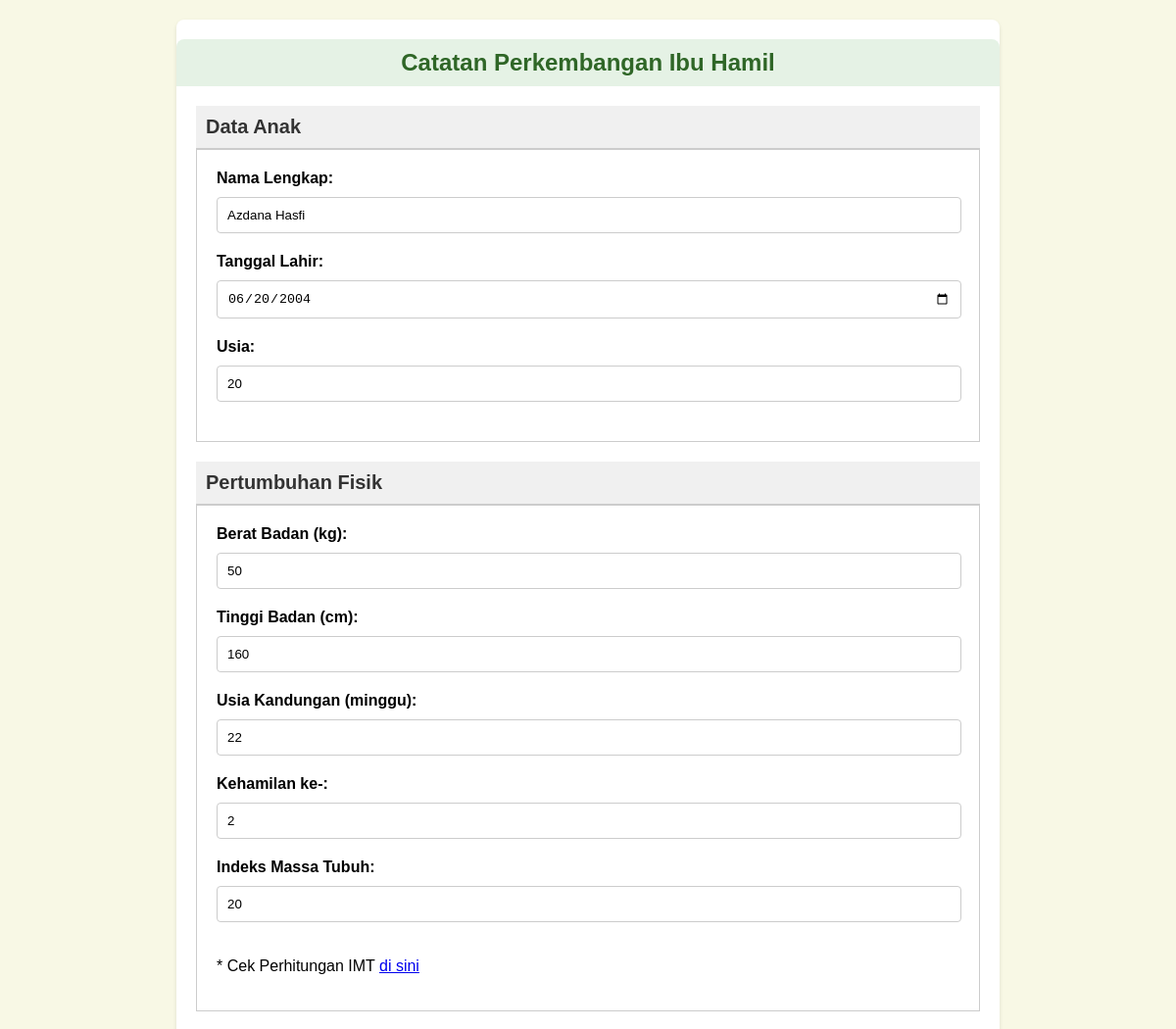
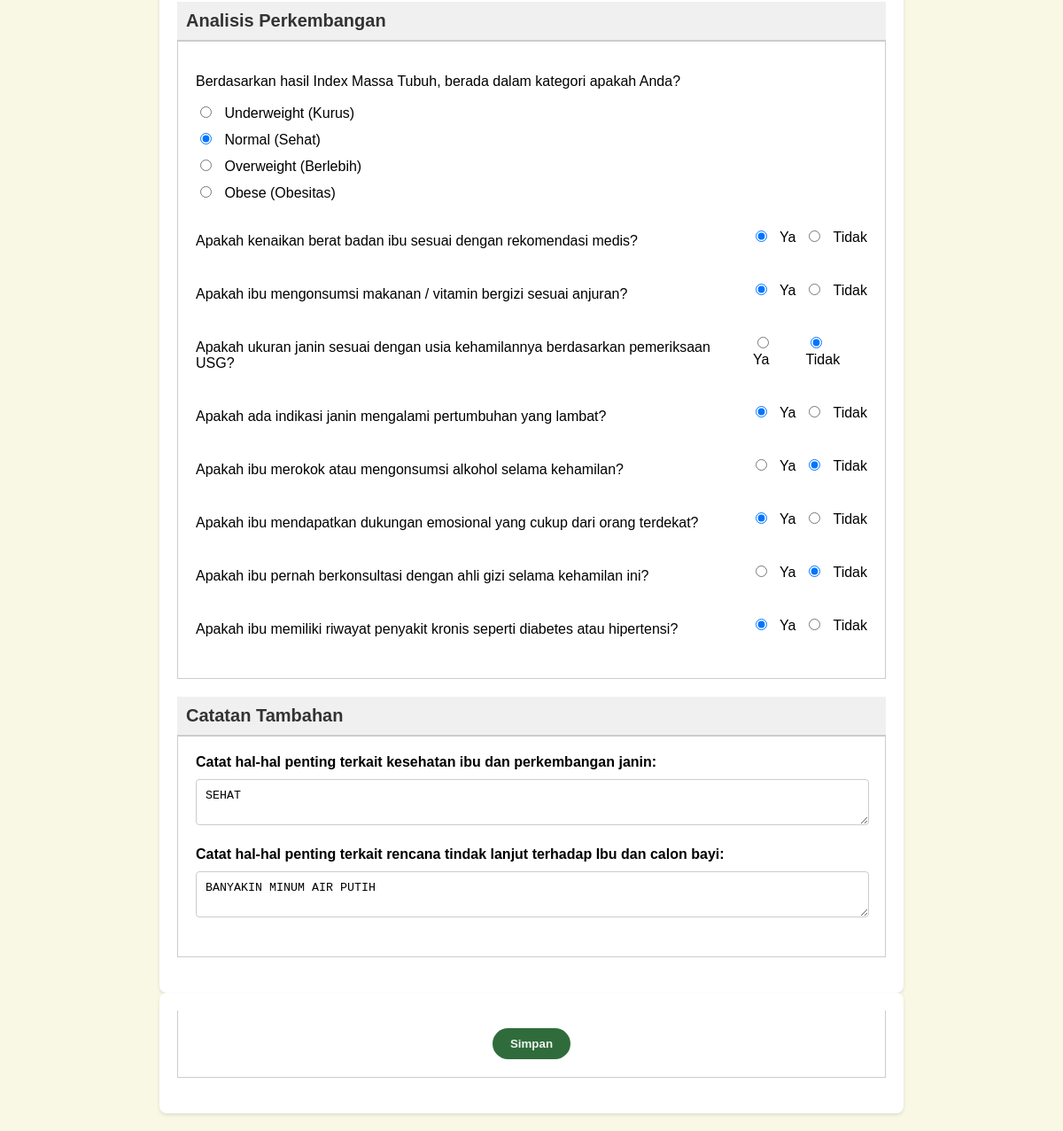
/editformbumil.php?id=2, run on the app's committed database (2 pictures, top to bottom).
### tables this page shows
CREATE TABLE `ibu` (
  `id` int(11) NOT NULL,
  `user_id` int(11) NOT NULL,
  `nama` varchar(255) NOT NULL,
  `tgl_lahir` date NOT NULL,
  `usia` int(11) NOT NULL,
  `bb` int(11) NOT NULL,
  `tb` int(11) NOT NULL,
  `usia_hamil` int(11) NOT NULL,
  `hamil_ke` int(11) NOT NULL,
  `imt` int(11) NOT NULL,
  `q1` varchar(50) NOT NULL,
  `q2` tinyint(1) NOT NULL,
  `q3` tinyint(1) NOT NULL,
  `q4` tinyint(1) NOT NULL,
  `q5` tinyint(1) NOT NULL,
  `q6` tinyint(1) NOT NULL,
  `q7` tinyint(1) NOT NULL,
  `q8` tinyint(1) NOT NULL,
  `q9` tinyint(1) NOT NULL,
  `c1` text NOT NULL,
  `c2` text NOT NULL,
  `created_at` timestamp NOT NULL DEFAULT current_timestamp() ON UPDATE current_timestamp()
);

### editformbumil.php (the view, shortened to what this page needs)
<?php
include 'koneksi.php';
$id = $_GET['id'];
$sql = "SELECT * FROM ibu WHERE id=$id";
$result = $conn->query($sql);
$data = $result->fetch_assoc();
?>
<!DOCTYPE html>
<html lang="en">
<head>
</head>
<body>
    <div class="container">
        <h1>Catatan Perkembangan Ibu Hamil</h1>
        <form action="" method="post">
            <div class="section">
                <h2>Data Anak</h2>
                <div class="content">
                    <label for="nama">Nama Lengkap:</label>
                    <input type="text" id="nama" placeholder="Masukkan Nama" name="nama" required value="<?= $data['nama'] ?>">
                    <label for="tanggal-lahir">Tanggal Lahir:</label>
                    <input type="date" id="tanggal-lahir" name="tgl_lahir" required value="<?= $data['tgl_lahir'] ?>">
                    <label for="usia">Usia:</label>
                    <input type="number" id="usia" placeholder="Masukkan Usia" name="usia" required value="<?= $data['usia'] ?>">
                </div>
            </div>
            <div class="section">
                <h2>Pertumbuhan Fisik</h2>
                <div class="content">
                    <label for="berat-badan">Berat Badan (kg):</label>
                    <input type="number" id="berat-badan" placeholder="Masukkan Berat Badan" name="bb" required value="<?= $data['bb'] ?>">
                    <label for="tinggi-badan">Tinggi Badan (cm):</label>
                    <input type="number" id="tinggi-badan" placeholder="Masukkan Tinggi Badan" name="tb" required value="<?= $data['tb'] ?>">
                    <label for="usia-kandungan">Usia Kandungan (minggu):</label>
                    <input type="number" id="usia-kandungan" placeholder="Masukkan Usia Kandungan" name="usia_hamil" required value="<?= $data['usia_hamil'] ?>">
                    <label for="kehamilan-ke">Kehamilan ke-:</label>
                    <input type="number" id="kehamilan-ke" placeholder="0" name="hamil_ke" required value="<?= $data['hamil_ke'] ?>">
                    <label for="imt">Indeks Massa Tubuh:</label>
                    <input type="number" id="imt" placeholder="Masukkan IMT" name="imt" required value="<?= $data['imt'] ?>">
                    <p>* Cek Perhitungan IMT <a
                            href="https://drive.google.com/file/d/11Hy_NzgK6tmY6XxOa54HcBSBl4zBalbt/view?usp=sharing"
                            target="_blank">di sini</a></p>
                </div>
            </div>
            <div class="section">
                <h2>Analisis Perkembangan</h2>
                <div class="content">
                    <p>Berdasarkan hasil Index Massa Tubuh, berada dalam kategori apakah Anda?</p>
                    <div class="radio-group">
                        <label><input type="radio" name="q1" required value="underweight" <?= $data['q1'] == 'underweight' ? 'checked' : '' ?> > Underweight (Kurus)</label>
                        <label><input type="radio" name="q1" required value="normal" <?= $data['q1'] == 'normal' ? 'checked' : '' ?> > Normal (Sehat)</label>
                        <label><input type="radio" name="q1" required value="overweight" <?= $data['q1'] == 'overweight' ? 'checked' : '' ?> > Overweight (Berlebih)</label>
                        <label><input type="radio" name="q1" required value="obese" <?= $data['q1'] == 'obese' ? 'checked' : '' ?> > Obese (Obesitas)</label>
                    </div>
                    <div class="question-group">
                        <p>Apakah kenaikan berat badan ibu sesuai dengan rekomendasi medis?</p>
                        <div class="options">
                            <label><input type="radio" name="q2" required value="1" <?= $data['q2'] == '1' ? 'checked' : '' ?> > Ya</label>
                            <label><input type="radio" name="q2" required value="0"     <?= $data['q2'] == '0' ? 'checked' : '' ?> > Tidak</label>
                        </div>
                    </div>
                    <div class="question-group">
                        <p>Apakah ibu mengonsumsi makanan / vitamin bergizi sesuai anjuran?</p>
                        <div class="options">
                            <label><input type="radio" name="q3" required value="1" <?= $data['q3'] == '1' ? 'checked' : '' ?> > Ya</label>
                            <label><input type="radio" name="q3" required value="0" <?= $data['q3'] == '0' ? 'checked' : '' ?> > Tidak</label>
                        </div>
                    </div>
                    <div class="question-group">
                        <p>Apakah ukuran janin sesuai dengan usia kehamilannya berdasarkan pemeriksaan USG?</p>
                        <div class="options">
                            <label><input type="radio" name="q4" required value="1" <?= $data['q4'] == '1' ? 'checked' : '' ?> > Ya</label>
                            <label><input type="radio" name="q4" required value="0" <?= $data['q4'] == '0' ? 'checked' : '' ?> > Tidak</label>
                        </div>
                    </div>
                    <div class="question-group">
                        <p>Apakah ada indikasi janin mengalami pertumbuhan yang lambat?</p>
                        <div class="options">
                            <label><input type="radio" name="q5" required value="1" <?= $data['q5'] == '1' ? 'checked' : '' ?> > Ya</label>
                            <label><input type="radio" name="q5" required value="0" <?= $data['q5'] == '0' ? 'checked' : '' ?> > Tidak</label>
                        </div>
                    </div>
                    <div class="question-group">
                        <p>Apakah ibu merokok atau mengonsumsi alkohol selama kehamilan?</p>
                        <div class="options">
                            <label><input type="radio" name="q6" required value="1" <?= $data['q6'] == '1' ? 'checked' : '' ?> > Ya</label>
                            <label><input type="radio" name="q6" required value="0" <?= $data['q6'] == '0' ? 'checked' : '' ?> > Tidak</label>
                        </div>
                    </div>
                    <div class="question-group">
                        <p>Apakah ibu mendapatkan dukungan emosional yang cukup dari orang terdekat?</p>
                        <div class="options">
                            <label><input type="radio" name="q7" required value="1" <?= $data['q7'] == '1' ? 'checked' : '' ?> > Ya</label>
                            <label><input type="radio" name="q7" required value="0" <?= $data['q7'] == '0' ? 'checked' : '' ?> > Tidak</label>
                        </div>
                    </div>
                    <div class="question-group">
                        <p>Apakah ibu pernah berkonsultasi dengan ahli gizi selama kehamilan ini?</p>
                        <div class="options">
                            <label><input type="radio" name="q8" required value="1" <?= $data['q8'] == '1' ? 'checked' : '' ?> > Ya</label>
                            <label><input type="radio" name="q8" required value="0" <?= $data['q8'] == '0' ? 'checked' : '' ?> > Tidak</label>
                        </div>
                    </div>
                    <div class="question-group">
                        <p>Apakah ibu memiliki riwayat penyakit kronis seperti diabetes atau hipertensi?</p>
                        <div class="options">
                            <label><input type="radio" name="q9" required value="1" <?= $data['q9'] == '1' ? 'checked' : '' ?> > Ya</label>
                            <label><input type="radio" name="q9" required value="0" <?= $data['q9'] == '0' ? 'checked' : '' ?> > Tidak</label>
                        </div>
                    </div>
                </div>
            </div>
            <div class="section">
                <h2>Catatan Tambahan</h2>
                <div class="content">
                    <label for="catatan-pertumbuhan">Catat hal-hal penting terkait kesehatan ibu dan perkembangan
                        janin:</label>
                    <textarea id="catatan-pertumbuhan" name="c1" required
                        placeholder="Catat hal-hal penting terkait kesehatan ibu dan perkembangan janin"><?= $data['c1'] ?></textarea>
                    <label for="catatan-rencana">Catat hal-hal penting terkait rencana tindak lanjut terhadap Ibu dan
                        calon bayi:</label>
                    <textarea id="catatan-rencana" name="c2" required
                        placeholder="Catat hal-hal penting terkait rencana tindak lanjut terhadap Ibu dan calon bayi"><?= $data['c2'] ?></textarea>
                </div>
            </div>
    </div>
    <div class="container">
        <div class="section">
            <div class="content" style="text-align: center;">
                <button class="simpan">Simpan</button>
            </div>
        </div>
    </div>
</body>
</html>

### editformbumil.php (style rules this page uses)
body { font-family: Arial, sans-serif; background-color: #f8f8e5; margin: 0; padding: 20px; }
.container { max-width: 800px; margin: 0 auto; background-color: #fff; padding: 20px; border-radius: 8px; box-shadow: 0 2px 4px rgba(0, 0, 0, 0.1); }
h1 { background-color: #e5f2e5; padding: 10px; text-align: center; font-size: 24px; font-weight: bold; color: #2f6627; margin: 0 -20px 20px; border-radius: 8px 8px 0 0; }
.section { margin-bottom: 20px; }
.section h2 { background-color: #f0f0f0; padding: 10px; font-size: 20px; color: #333; border-bottom: 2px solid #ccc; margin: 0; }
.section .content { padding: 20px; border: 1px solid #ccc; border-top: none; }
.section .content label { display: block; margin-bottom: 10px; font-weight: bold; }
.section .content input[type="text"], .section .content input[type="date"], .section .content input[type="number"], .section .content select, .section .content textarea { width: calc(100% - 20px); padding: 10px; margin-bottom: 20px; border: 1px solid #ccc; border-radius: 4px; }
.section .content input[type="radio"] { margin-right: 10px; }
.section .content .radio-group { margin-bottom: 20px; }
.section .content .radio-group label { font-weight: normal; margin-right: 20px; }
.section .content .question-group { display: flex; justify-content: space-between; align-items: center; margin-bottom: 10px; }
.section .content .question-group .options { display: flex; }
.section .content .question-group .options label { margin-left: 10px; font-weight: normal; }
.simpan { background-color: #306c3b; border: none; padding: 10px 20px; border-radius: 20px; font-weight: bold; color: #f0f5f1; }

### data on the page
ibu: nama "Azdana Hasfi", tgl_lahir "06/20/2004", usia "20", bb "50", tb "160", usia_hamil "22", hamil_ke "2", imt "20", q1 "☐ Underweight (Kurus)", q1 "☑ Normal (Sehat)", q1 "☐ Overweight (Berlebih)", q1 "☐ Obese (Obesitas)", q2 "☑ Ya", q2 "☐ Tidak", q3 "☑ Ya", q3 "☐ Tidak", q4 "☐ Ya", q4 "☑ Tidak", q5 "☑ Ya", q5 "☐ Tidak", q6 "☐ Ya", q6 "☑ Tidak", q7 "☑ Ya", q7 "☐ Tidak", q8 "☐ Ya", q8 "☑ Tidak", q9 "☑ Ya", q9 "☐ Tidak", c1 "SEHAT", c2 "BANYAKIN MINUM AIR PUTIH"
